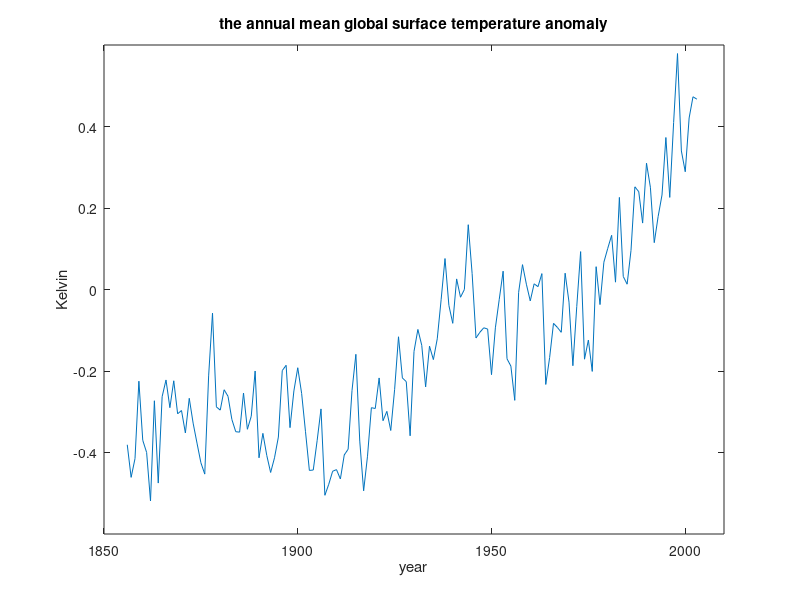

Reproduce this figure in MATLAB.
load gsta.dat;

plot(gsta(:,1),gsta(:,2));

axis([1850 2010 -0.6 0.6]);

title('the annual mean global surface temperature anomaly')

xlabel('year')

ylabel('Kelvin')

